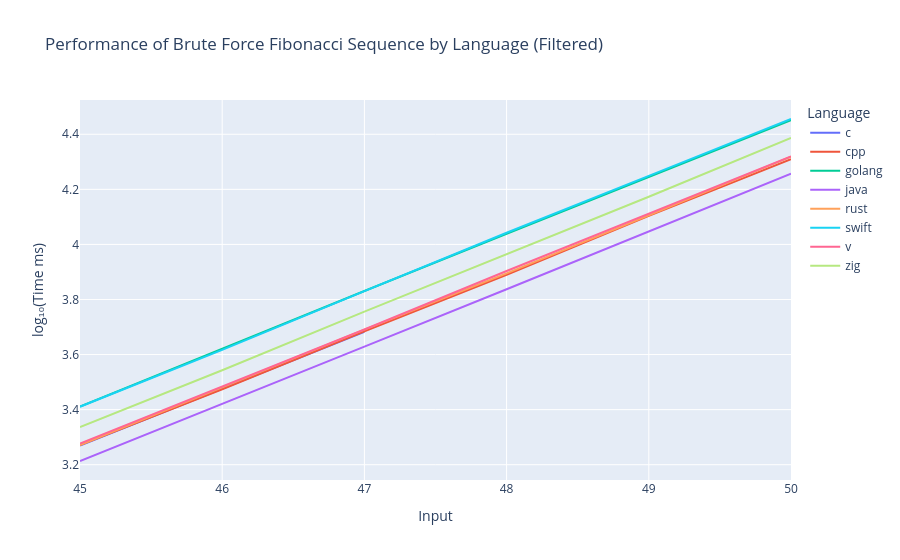

Notebook source saved alongside this figure:
### Code cell
plot_langs(['v', 'c', 'rust', 'cpp', 'golang', 'swift', 'zig', 'java'], 44)
# plot_langs(['v', 'c', 'go', 'rust', 'cpp', 'swift', 'golang', 'java', 'zig'])

### Figure 1 — Plotly figure (JSON) as saved in the notebook; plotly's stock layout.template omitted (floating-point values rounded to 4 significant figures)
{"data": [{"hovertemplate": "Language=c<br>Input=%{x}<br>log₁₀(Time ms)=%{y}<extra></extra>", "legendgroup": "c", "line": {"color": "#636efa", "dash": "solid"}, "marker": {"symbol": "circle"}, "mode": "lines", "name": "c", "orientation": "v", "showlegend": true, "type": "scatter", "x": [45, 46, 47, 48, 49, 50], "xaxis": "x", "y": [3.269, 3.475, 3.682, NaN, NaN, NaN], "yaxis": "y"}, {"hovertemplate": "Language=cpp<br>Input=%{x}<br>log₁₀(Time ms)=%{y}<extra></extra>", "legendgroup": "cpp", "line": {"color": "#EF553B", "dash": "solid"}, "marker": {"symbol": "circle"}, "mode": "lines", "name": "cpp", "orientation": "v", "showlegend": true, "type": "scatter", "x": [45, 46, 47, 48, 49, 50], "xaxis": "x", "y": [3.271, 3.474, 3.685, 3.89, 4.104, 4.31], "yaxis": "y"}, {"hovertemplate": "Language=golang<br>Input=%{x}<br>log₁₀(Time ms)=%{y}<extra></extra>", "legendgroup": "golang", "line": {"color": "#00cc96", "dash": "solid"}, "marker": {"symbol": "circle"}, "mode": "lines", "name": "golang", "orientation": "v", "showlegend": true, "type": "scatter", "x": [45, 46, 47, 48, 49, 50], "xaxis": "x", "y": [3.411, 3.622, 3.831, 4.039, 4.244, 4.451], "yaxis": "y"}, {"hovertemplate": "Language=java<br>Input=%{x}<br>log₁₀(Time ms)=%{y}<extra></extra>", "legendgroup": "java", "line": {"color": "#ab63fa", "dash": "solid"}, "marker": {"symbol": "circle"}, "mode": "lines", "name": "java", "orientation": "v", "showlegend": true, "type": "scatter", "x": [45, 46, 47, 48, 49, 50], "xaxis": "x", "y": [3.213, 3.42, 3.629, 3.837, 4.048, 4.257], "yaxis": "y"}, {"hovertemplate": "Language=rust<br>Input=%{x}<br>log₁₀(Time ms)=%{y}<extra></extra>", "legendgroup": "rust", "line": {"color": "#FFA15A", "dash": "solid"}, "marker": {"symbol": "circle"}, "mode": "lines", "name": "rust", "orientation": "v", "showlegend": true, "type": "scatter", "x": [45, 46, 47, 48, 49, 50], "xaxis": "x", "y": [3.271, 3.479, 3.69, 3.895, 4.105, 4.319], "yaxis": "y"}, {"hovertemplate": "Language=swift<br>Input=%{x}<br>log₁₀(Time ms)=%{y}<extra></extra>", "legendgroup": "swift", "line": {"color": "#19d3f3", "dash": "solid"}, "marker": {"symbol": "circle"}, "mode": "lines", "name": "swift", "orientation": "v", "showlegend": true, "type": "scatter", "x": [45, 46, 47, 48, 49, 50], "xaxis": "x", "y": [3.411, 3.617, 3.83, 4.042, 4.249, 4.455], "yaxis": "y"}, {"hovertemplate": "Language=v<br>Input=%{x}<br>log₁₀(Time ms)=%{y}<extra></extra>", "legendgroup": "v", "line": {"color": "#FF6692", "dash": "solid"}, "marker": {"symbol": "circle"}, "mode": "lines", "name": "v", "orientation": "v", "showlegend": true, "type": "scatter", "x": [45, 46, 47, 48, 49, 50], "xaxis": "x", "y": [3.277, 3.484, 3.691, 3.903, 4.111, 4.32], "yaxis": "y"}, {"hovertemplate": "Language=zig<br>Input=%{x}<br>log₁₀(Time ms)=%{y}<extra></extra>", "legendgroup": "zig", "line": {"color": "#B6E880", "dash": "solid"}, "marker": {"symbol": "circle"}, "mode": "lines", "name": "zig", "orientation": "v", "showlegend": true, "type": "scatter", "x": [45, 46, 47, 48, 49, 50], "xaxis": "x", "y": [3.337, 3.543, 3.756, 3.965, 4.173, 4.386], "yaxis": "y"}], "layout": {"legend": {"title": {"text": "Language"}, "tracegroupgap": 0}, "title": {"text": "Performance of Brute Force Fibonacci Sequence by Language (Filtered)"}, "xaxis": {"anchor": "y", "domain": [0, 1], "title": {"text": "Input"}}, "yaxis": {"anchor": "x", "domain": [0, 1], "title": {"text": "log₁₀(Time ms)"}}}}
